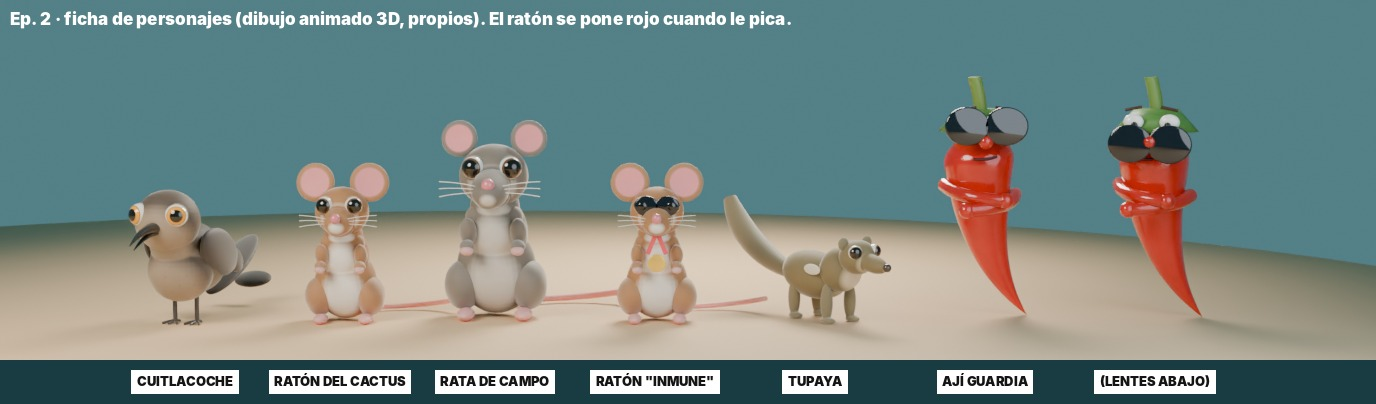
#> input picture studio/episodios/ep02-pajaros-picante/ficha.jpg, 1376 x 404 px
$ python marco_ysi.py ../ficha.jpg ../ficha.jpg ../ficha.jpg ../ficha.jpg ../ficha.jpg
#> lines starting #> are read from the running program, lines starting #| are printed output that depends on the picture
"""Recuadro 2D de "y si…": borde punteado redondeado y una ✕ (blanca sobre gris) o ✓ en una esquina superior.
Uso: marco_ysi.py in.png out.jpg [x|check] [der|izq] [mascara]
  der|izq: esquina de la marca (por defecto der). Va sobre el fondo, nunca encima del personaje.
  mascara: fuera del recuadro la imagen se oscurece y se desenfoca, para que se lea como un inserto y no como un error de encuadre."""
import sys
from PIL import Image, ImageDraw, ImageFilter, ImageEnhance
src, dst = sys.argv[1], sys.argv[2]
marca = sys.argv[3] if len(sys.argv) > 3 else "x"
esquina = sys.argv[4] if len(sys.argv) > 4 else "der"
mascara = len(sys.argv) > 5 and sys.argv[5] == "mascara"
im = Image.open(src).convert("RGB")
#> im is the input picture: PIL image 1376x404 RGB; mean R, G, B 120.5, 137.1, 133.3
W, H = im.size
#> W = 1376; H = 404
m, r = int(W * 0.06), int(W * 0.08)
#> m = 82; r = 110
x0, y0, x1, y1 = m, int(H * 0.16), W - m, int(H * 0.80)
#> x0 = 82; y0 = 64; x1 = 1294; y1 = 323
if mascara:
    fuera = ImageEnhance.Brightness(im.filter(ImageFilter.GaussianBlur(W // 60))).enhance(0.45)
    mk = Image.new("L", (W, H), 0)
    ImageDraw.Draw(mk).rounded_rectangle((x0, y0, x1, y1), radius=r, fill=255)
    im = Image.composite(im, fuera, mk)
d = ImageDraw.Draw(im)
paso, largo = int(W * 0.035), int(W * 0.02)
#> paso = 48; largo = 27
grosor = max(3, W // 180)
#> grosor = 7
for x in range(x0 + r, x1 - r, paso):
    d.line((x, y0, min(x + largo, x1 - r), y0), fill=(244, 242, 236), width=grosor)
    d.line((x, y1, min(x + largo, x1 - r), y1), fill=(244, 242, 236), width=grosor)
for y in range(y0 + r, y1 - r, paso):
    d.line((x0, y, x0, min(y + largo, y1 - r)), fill=(244, 242, 236), width=grosor)
    d.line((x1, y, x1, min(y + largo, y1 - r)), fill=(244, 242, 236), width=grosor)
for (cx, cy, a0) in ((x0 + r, y0 + r, 180), (x1 - r, y0 + r, 270), (x1 - r, y1 - r, 0), (x0 + r, y1 - r, 90)):
    for a in range(a0, a0 + 90, 30):
        d.arc((cx - r, cy - r, cx + r, cy + r), a, a + 15, fill=(244, 242, 236), width=grosor)
import os as _os
R = int(W * 0.06)
#> R = 82
cx = (x1 - R - int(W * 0.03)) if esquina == "der" else (x0 + R + int(W * 0.03))
#> cx = 205
cy = y0 + R + int(W * 0.03)
#> cy = 187
if _os.environ.get("MARCA_XY"):
    # ✕ grande, blanca con borde oscuro y SIN círculo (con círculo gris se leía como el botón "cerrar"), donde se pida
    cx, cy = (int(float(v) * W / 1080) for v in _os.environ["MARCA_XY"].split(","))
    k2 = int(W * 0.075)
    for col, g in (((25, 20, 22), int(W * 0.040)), ((244, 242, 236), int(W * 0.024))):
        d.line((cx - k2, cy - k2, cx + k2, cy + k2), fill=col, width=g)
        d.line((cx - k2, cy + k2, cx + k2, cy - k2), fill=col, width=g)
    im.save(dst, **({"quality": 93} if dst.lower().endswith((".jpg", ".jpeg")) else {}))
    raise SystemExit
d.ellipse((cx - R, cy - R, cx + R, cy + R), fill=(70, 70, 75) if marca == "x" else (40, 170, 80))
k = int(R * 0.45)
#> k = 36
if marca == "x":
    d.line((cx - k, cy - k, cx + k, cy + k), fill=(255, 255, 255), width=grosor * 2)
    d.line((cx - k, cy + k, cx + k, cy - k), fill=(255, 255, 255), width=grosor * 2)
else:
    d.line((cx - k, cy, cx - k // 3, cy + k * 0.7, cx + k, cy - k * 0.6), fill=(255, 255, 255), width=grosor * 2)
im.save(dst, quality=93)
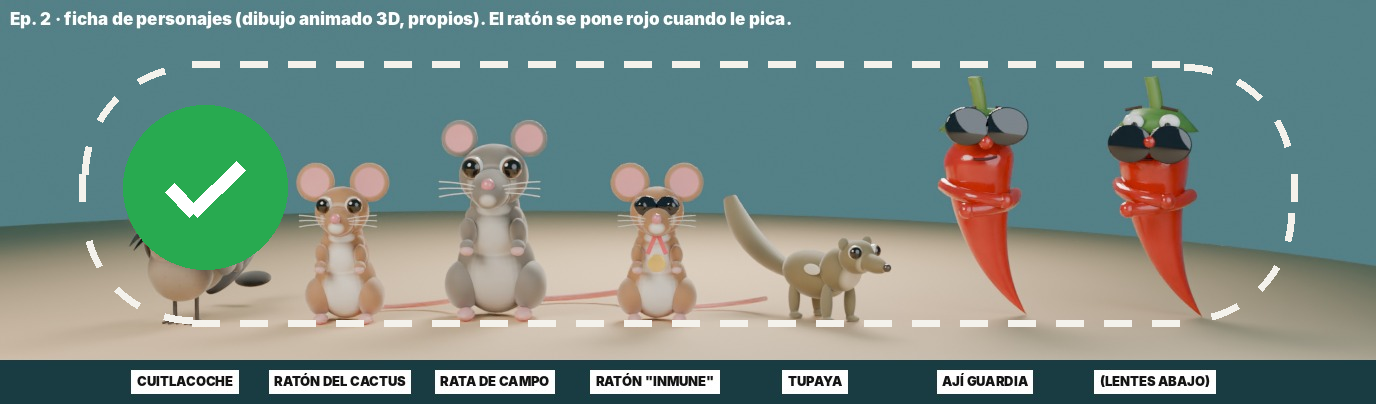
#> saved as ficha.jpg: PIL image 1376x404 RGB; mean R, G, B 120.9, 140.9, 133.9
